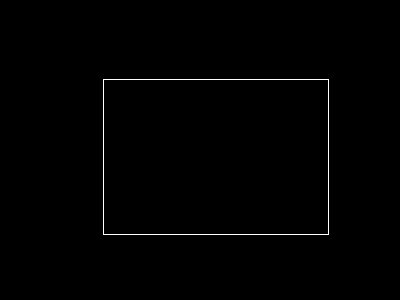
#> input picture square.png, 400 x 300 px
$ python eufiz.py   (Python 2 division)
#> lines starting #> are read from the running program, lines starting #| are printed output that depends on the picture; after the words box and inside, x2 and y2 are one past the last pixel; in counts of white or black regions, pixels touching at a corner belong together
import cv2
import numpy as np

img = cv2.imread('square.png',cv2.IMREAD_GRAYSCALE)
#> img: shape (300, 400); 0.63% white in thin lines or dots, all inside (x1, y1, x2, y2) = (103, 79, 329, 235)
sub = np.zeros((img.shape[0], img.shape[1]))
dois = np.zeros((img.shape[0], img.shape[1]))
for i in range(img.shape[0]):
        for o in range(img.shape[1]):
                if i != 1:
                        if o != 1:
                                imgi = img[i-1,o] + 0
                                imgo = img[i,o] + 0
                                media = imgo - imgi
                                if media <= 20:
                                        sub[i,o] = 0
                                if media > 20:
                                        sub[i,o] = 255
					sub[i-1,o] = 255
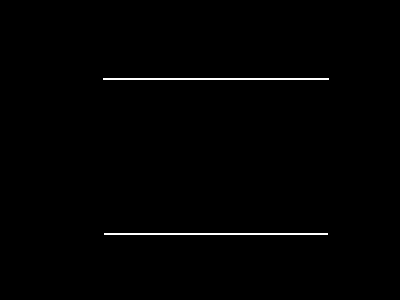
#> sub: shape (300, 400) float64; 0.75% white in thin lines or dots, all inside (x1, y1, x2, y2) = (103, 78, 329, 235)
for a in range(img.shape[0]):
        for b in range(img.shape[1]):
                if a != 1 and b!= 1:

                        imga = img[a,b-1] + 0
                        imgb = img[a,b] + 0
                        m = imga - imgb
                        if m < 20:
                                dois[a,b] = 0
                        if m > 20:
                                dois[a,b] = 255
				dois[a,b-1] = 255
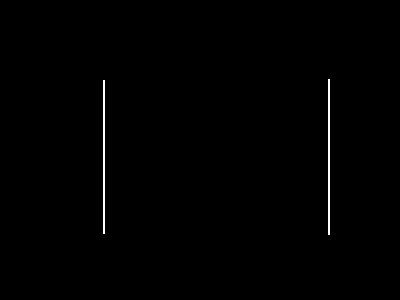
#> dois: shape (300, 400) float64; 0.52% white in thin lines or dots, all inside (x1, y1, x2, y2) = (103, 79, 330, 235)
sobelxy = cv2.add(dois, sub)

im_floodfill = sobelxy.astype(np.uint8)


h, w = im_floodfill.shape[:2]
#> h = 300; w = 400
mask = np.zeros((h+2, w+2), np.uint8)
cv2.floodFill(im_floodfill, mask, (0,0), 255);
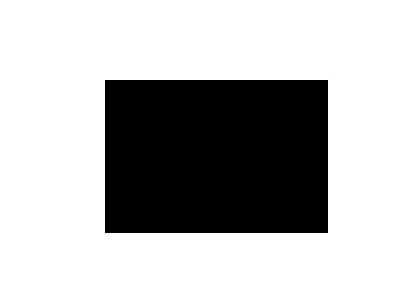
#> im_floodfill: shape (300, 400); min 0, max 255, mean 182.5


cv2.imshow('ba',im_floodfill)
cv2.waitKey(0)
